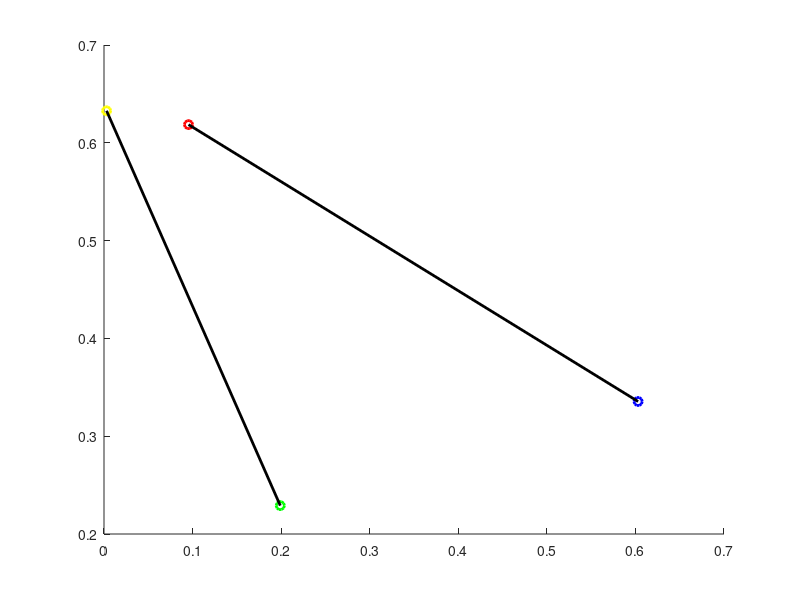

The MATLAB script that drew this image: (Note: this script raises an error after producing the figure.)
clear; clc; close all;
%% Intersecção de segmentos (cap. 2, pág. 8)
%       determinar se os segmentos AB e CD se interseptam
%       usaremos o sinal do produto vetorial 
hold on;
A = rand(1,2); plot(A(1),A(2),'ro','LineWidth',2);
B = rand(1,2); plot(B(1),B(2),'bo','LineWidth',2);
C = rand(1,2); plot(C(1),C(2),'go','LineWidth',2);
D = rand(1,2); plot(D(1),D(2),'yo','LineWidth',2);

plot([A(1);B(1)],[A(2);B(2)],'k-','LineWidth',2);
plot([C(1);D(1)],[C(2);D(2)],'k-','LineWidth',2);
%% solução
v11 = somavetorial(B, multescalar(-1, A)); % v11 = B - A (vetor AB)
v12 = somavetorial(C, multescalar(-1, A)); % v12 = C - A (vetor AC)
v13 = somavetorial(D, multescalar(-1, A)); % v13 = D - A (vetor AD)

v21 = somavetorial(D, multescalar(-1, C)); % v21 = D - C (vetor CD)
v22 = somavetorial(A, multescalar(-1, C)); % v22 = C - A (vetor CA)
v23 = somavetorial(B, multescalar(-1, C)); % v23 = D - A (vetor CB)

r1 = prodvetorial([v11,0], [v12,0]);
r2 = prodvetorial([v11,0], [v13,0]);
r3 = prodvetorial([v21,0], [v22,0]);
r4 = prodvetorial([v21,0], [v23,0]);

if ((r1(3)*r2(3)<0) && (r3(3)*r4(3)<0))
    disp('intersepta');
else
    disp('não intersepta');
end